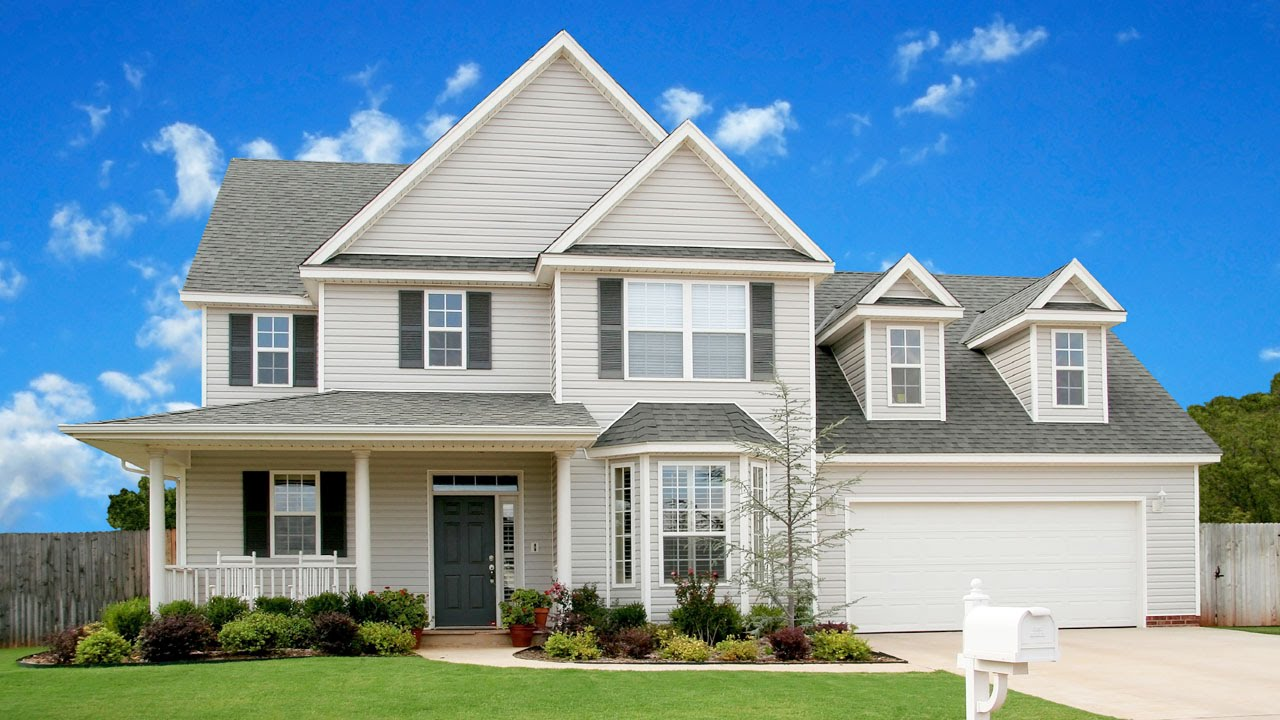
#> input picture Lab4/Data/house.jpg, 1280 x 720 px, found by its file name
$ jupyter execute Lab4_interestpoints_Correction.ipynb   (older library calls are emulated)
#> lines starting #> are read from the running program, lines starting #| are printed output that depends on the picture; after the words box and inside, x2 and y2 are one past the last pixel; in counts of white or black regions, pixels touching at a corner belong together
<center></center>

<h6><center></center></h6>

<h1>
<hr style=" border:none; height:3px;">
<center>TP4 : Detecteur de Harris </center>
<hr style=" border:none; height:3px;">
</h1>

L'objectif de ce TP est de mettre au point votre propre détecteur de points d'intérêts en suivant la méthode de Harris (c.f. cours).

## Exercice 1 : calcul du critère de Harris
Il s'agit ici d'écrire une fonction ou un ensemble de fonctions permettant de renvoyer la carte des coins de Harris $ H = det C - \alpha (trace C)^{2}$ à partir d'une image donnée et pour une échelle donnée (taille de la fenêtre). On prendra $\alpha = 0.04$.

### Etape 1
Calcul de $I_{x}$ et $I_{y}$ gradient en $x$ et en $y$ d'une image lissée à l'aide de l'opérateur de Sobel.

[cell 1]
import numpy as np
from matplotlib import pyplot as plt
import cv2


def loadImagebis(src):
#> called with src = './Data/house.jpg'
    img=cv2.imread(src,1)
#> img is the input picture: shape (720, 1280, 3); mean B, G, R 169.4, 151.2, 118.4
    rgb = cv2.cvtColor(img, cv2.COLOR_BGR2RGB)
    plt.imshow(rgb,interpolation='nearest')
    plt.show()
    return img

img = loadImagebis('./Data/house.jpg')

[cell 2]
img_gray = cv2.cvtColor(img, cv2.COLOR_BGR2GRAY)

[cell 3]
sobelx = cv2.Sobel(img_gray,cv2.CV_64F,1,0,ksize=5)
sobely = cv2.Sobel(img_gray,cv2.CV_64F,0,1,ksize=5)

[cell 4]
plt.subplot(1,2,1),plt.imshow(sobelx,cmap = 'gray')
plt.title('Sobel X'), plt.xticks([]), plt.yticks([])
plt.subplot(1,2,2),plt.imshow(sobely,cmap = 'gray')
plt.title('Sobel Y'), plt.xticks([]), plt.yticks([])
plt.show()

### Etape 2
Calcul de $I_{x}^{2}$, $I_{y}^{2}$ et $I_{xy}= I_{x} \times I_{y}$

[cell 5]
Ixx =np.multiply(sobelx,sobelx)
Iyy =np.multiply(sobely, sobely)
Ixy=np.multiply(sobelx, sobely)
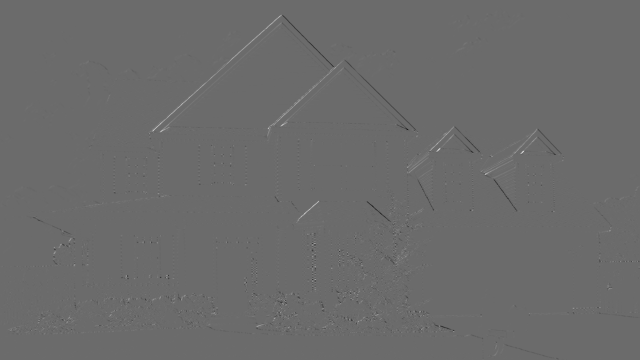
#> Ixy: shape (720, 1280) float64 (shown at 1/2 size); min -35175107, max 48272204, mean 12192.8; drawn with min black and max white

[cell 6]
plt.subplot(1,3,1),plt.imshow(Ixx,cmap = 'gray')
plt.title('Ixx'), plt.xticks([]), plt.yticks([])
plt.subplot(1,3,2),plt.imshow(Iyy,cmap = 'gray')
plt.title('Iyy'), plt.xticks([]), plt.yticks([])
plt.subplot(1,3,3),plt.imshow(Ixy,cmap = 'gray')
plt.title('Ixy'), plt.xticks([]), plt.yticks([])
plt.show()

### Etape 3
Lisser avec un filtre gaussien de taille $N$ chacune des images précédentes.

[cell 7]
Ixx_filtered = cv2.GaussianBlur(Ixx,(5,5),0.5)
Iyy_filtered = cv2.GaussianBlur(Iyy,(5,5),0.5)
Ixy_filtered = cv2.GaussianBlur(Ixy,(5,5),0.5)

[cell 8]
plt.subplot(1,3,1),plt.imshow(Ixx_filtered,cmap = 'gray')
plt.title('Ixx'), plt.xticks([]), plt.yticks([])
plt.subplot(1,3,2),plt.imshow(Iyy_filtered,cmap = 'gray')
plt.title('Iyy'), plt.xticks([]), plt.yticks([])
plt.subplot(1,3,3),plt.imshow(Ixy_filtered,cmap = 'gray')
plt.title('Ixy'), plt.xticks([]), plt.yticks([])
plt.show()

### Etape 4
En chaque pixel, calculer la fonction de Harris :$ H = det C - \alpha (trace C)^{2}$ avec $\alpha = 0.04$

[cell 9]
k = 0.04

# determinant
detA = Ixx * Iyy - Ixy ** 2
#> detA: shape (720, 1280) float64; every value is 0
# trace
traceA = Ixx + Iyy

harris_response =detA - k * traceA ** 2
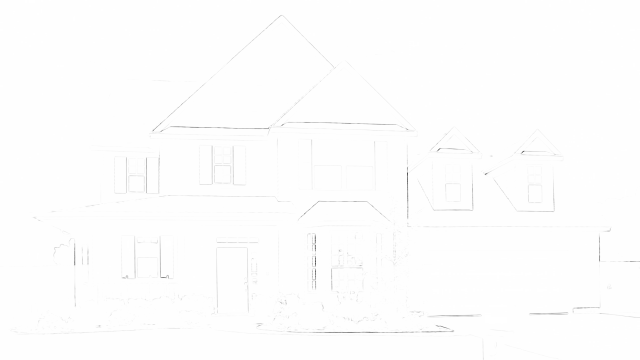
#> harris_response: shape (720, 1280) float64 (shown at 1/2 size); min -4.11e+14, max 0, mean -1.26e+12; drawn with min black and max white

Appliquer sur l'image de maison et afficher l'image $H$.

[cell 10]
plt.imshow(harris_response,cmap = 'gray')
plt.show()

## Exercice 2 : détection des coins

Il s'agit ici de mettre en place les fonctions pour détecter les coins à partir de la carte des coins construite dans la partie précédente.

Ecrire une fonction permettant de binariser la carte des coins par une opération de seuillage.

[cell 11]
# Threshold the image
ratio = .2 # Number to tweak
thresh = abs(harris_response) > ratio * abs(harris_response).max()
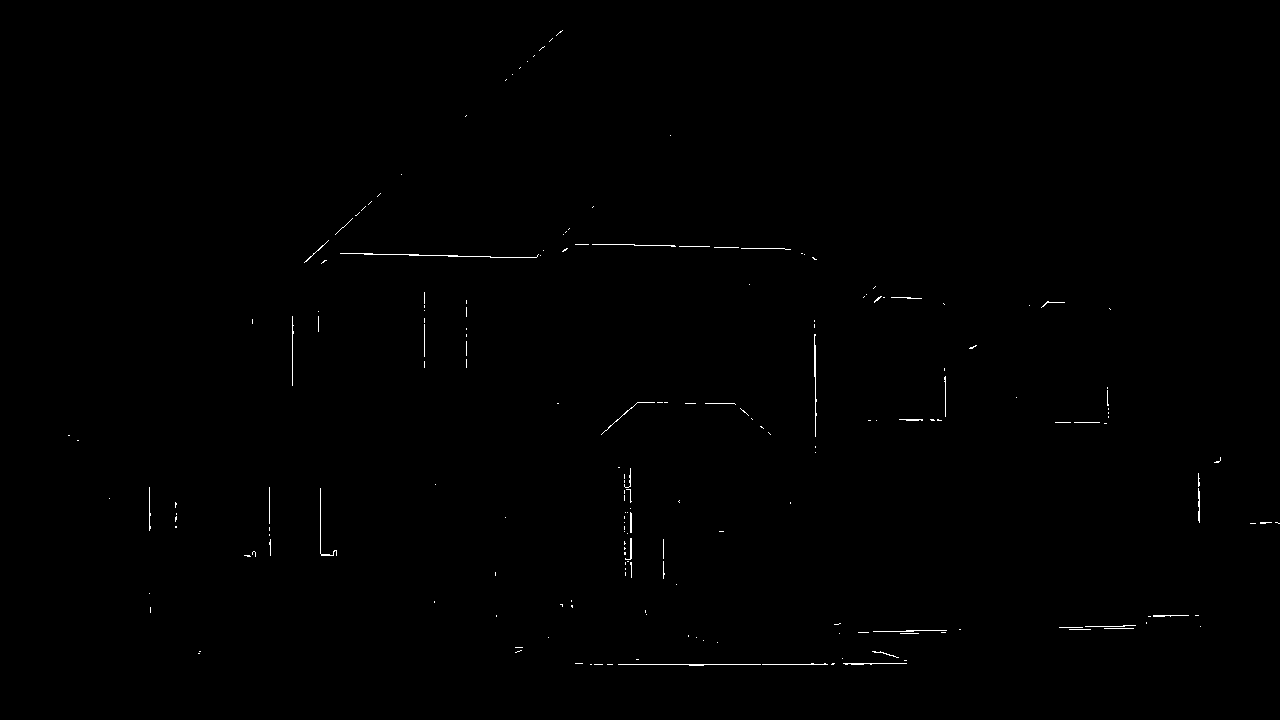
#> thresh: shape (720, 1280) bool; 0.3% white in thin lines or dots, all inside (x1, y1, x2, y2) = (68, 30, 1280, 666)
plt.imshow(thresh, cmap='gray')
plt.title('Thresholded Image')
plt.axis('off')

Ecrire une fonction permettant d'extraire les maxima locaux sur un voisinage $3 \times 3$ (mettre à 0 dans l'image binarisée tous les points  dont la valeur n'est pas supérieure à celle des 8 voisins )

[cell 12]
# Compute non-maximal supression

# Get the indexes of the non zero values
non_zero_cords = np.nonzero(thresh)
#> non_zero_cords = 2765 positions, rows 30 to 665, columns 68 to 1279

# Tupled Co-ordinates
tuple_cords = [(i, j) for i,j in zip(non_zero_cords[0], non_zero_cords[1])]
#> tuple_cords = 2765 pairs, first value 30 to 665, second value 68 to 1279
# Values at the these co-ordinates
values = [abs(harris_response)[i, j] for i, j in tuple_cords]
#> values = 2765 values, max 4.11e+14 at index 1461, min 8.22e+13 at index 689, mean 1.41e+14
# Sort the co-ordinates based on the R values
sorted_cords = [tuple_cords[i] for i in np.argsort(values)[::-1]]
#> sorted_cords has the same summary as tuple_cords
# Set Distance to perform non-maximal supression
# Any point with this distance of an
# already selected point will be suppressed
distance = 10 # Number to tweak
# List to hold the cords after NMS
nms_cords = []
nms_cords.append(sorted_cords[0])
for cord in sorted_cords:
    for nms_cord in nms_cords:
        if abs(cord[0]-nms_cord[0]) < distance and abs(cord[1]-nms_cord[1]) < distance:
            break
    else:
        nms_cords.append(cord)
#> this loop made 2765 passes
#> cord on passes 1 to 3: (491, 630), (496, 630), (481, 630)
#> after the loop, nms_cords = 244 pairs, first value 33 to 664, second value 69 to 1271
print("Number of points detected before NMS = {} ".format(sum(thresh)))
#> (printed output is left out)
print("Number of points detected after NMS = {} ".format(len(nms_cords)))
#| Number of points detected after NMS = 244

Ecrire une fonction permettant d'afficher les points détectés en dessinant un rond bleu en chaque point sur l'image originale.

[cell 13]
# Draw the image with the detected corners
for nms_cord in nms_cords:
    cv2.circle(img, (nms_cord[1], nms_cord[0]), 4, (255, 0, 0), -1)
#> this loop made 244 passes
#> nms_cord on passes 1 to 3: (491, 630), (481, 630), (299, 877)
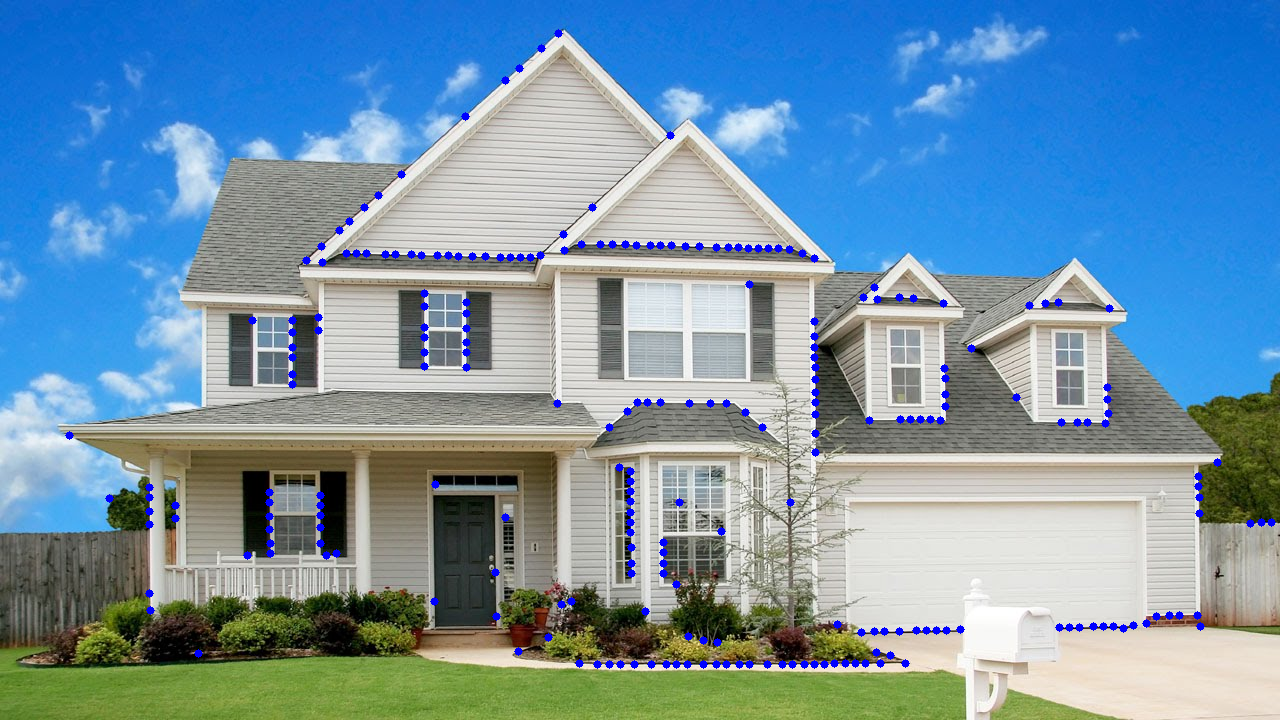
#> img: shape (720, 1280, 3); mean B, G, R 170.8, 149.3, 116.5
plt.imshow(cv2.cvtColor(img, cv2.COLOR_BGR2RGB))
plt.title('Input Image with detected features')
plt.axis('off')

$ run again, with Lab4/Data/IMG_20180323_172717.jpg copied over Lab4/Data/house.jpg
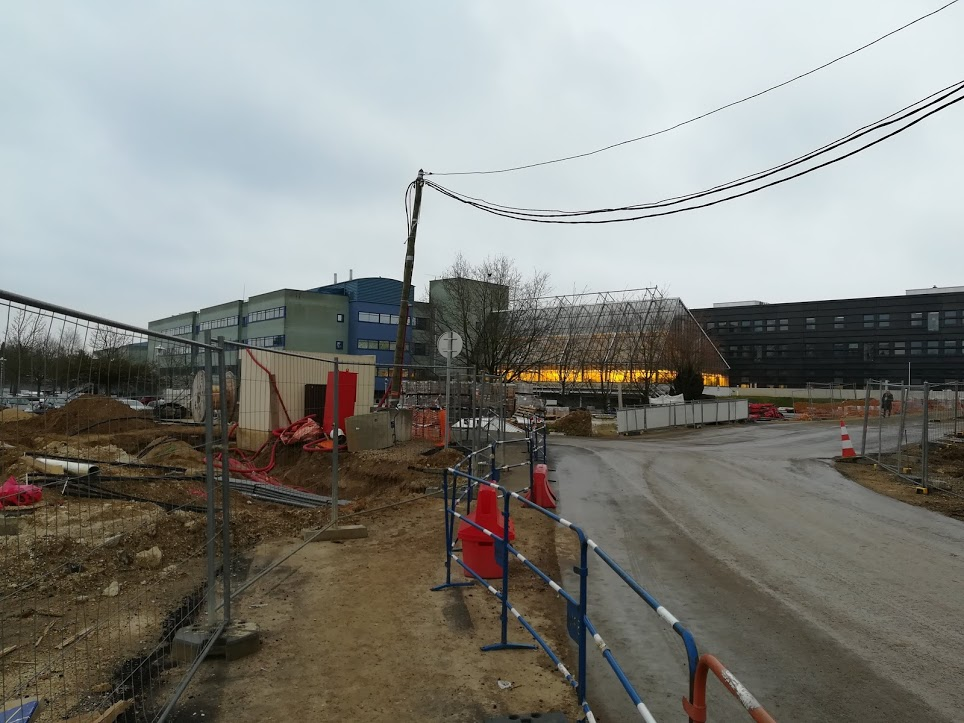
#> input picture Lab4/Data/IMG_20180323_172717.jpg, 964 x 723 px, found by its file name
#> in loadImagebis, img is the input picture: shape (723, 964, 3); mean B, G, R 128.8, 133.9, 133
#> detA: shape (723, 964) float64; every value is 0
#> `thresh = abs(harris_response) > ratio * abs(harris_response).max()`:
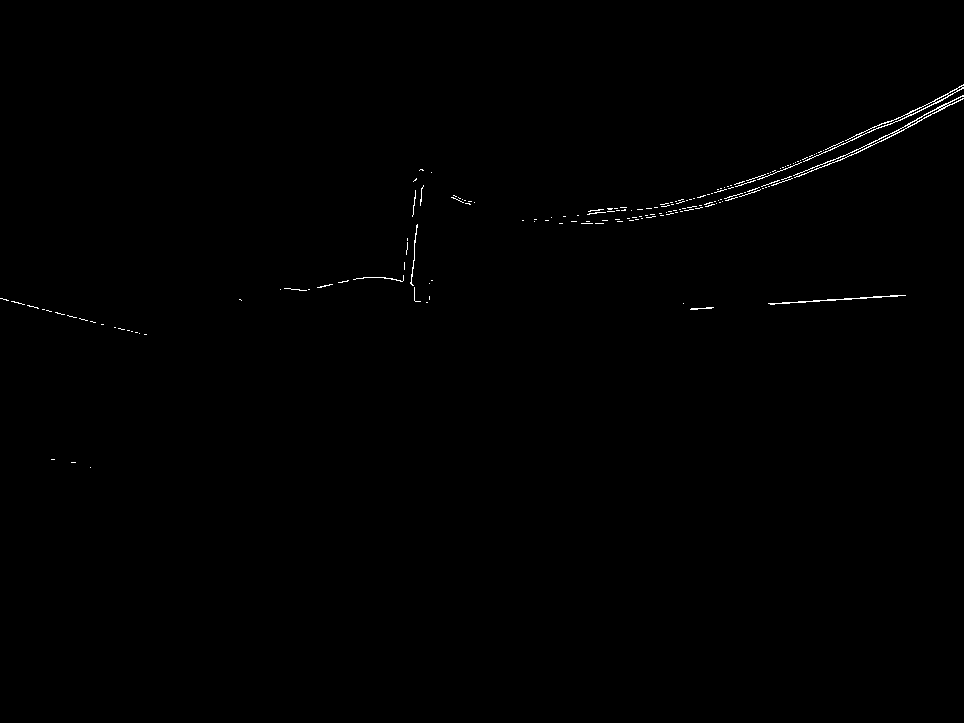
#> thresh: shape (723, 964) bool; 0.33% white in thin lines or dots, all inside (x1, y1, x2, y2) = (0, 84, 964, 468)
#> non_zero_cords = 2266 positions, rows 84 to 467, columns 0 to 963
#> tuple_cords = 2266 pairs, first value 84 to 467, second value 0 to 963
#> values = 2266 values, max 6.84e+14 at index 88, min 1.37e+14 at index 1352, mean 2.58e+14
#> sorted_cords has the same summary as tuple_cords
#> the loop `for cord in sorted_cords:` made 2266 passes
#> cord on passes 1 to 3: (99, 942), (97, 940), (96, 942)
#> after the loop `for cord in sorted_cords:`: nms_cords = 110 pairs, first value 85 to 467, second value 4 to 962
#| Number of points detected before NMS = [ 1  1  1  1  1  1  2  1  1  0  0  1  1  1  2  1  1  1  2  1  1  1  1  1
#|   1  0  0  1  1  2  1  1  1  1  1  1  1  2  1  0  0  0  1  1  1  0  1  1
#|   1  1  1  2  1  1  1  1  1  2  1  1  1  1  1  1  1  0  0  1  1  1  1  2
#|   2  2  2  2  1  0  0  1  1  1  1  1  1  1  1  1  0  0  2  1  1  1  1  1
#|   0  0  0  0  0  1  1  1  0  0  0  0  0  0  0  0  0  0  1  1  0  0  1  1
#|   1  1  1  1  1  0  0  1  1  1  0  1  1  0  0  1  1  1  0  1  0  0  0  0
#> (further printed lines are left out)
#| Number of points detected after NMS = 110
#> the loop `for nms_cord in nms_cords:` made 110 passes
#> nms_cord on passes 1 to 8: (99, 942), (97, 959), (111, 912), (109, 940), (85, 962), (125, 911), (125, 885), (132, 898)
#> `[cell 13] # Draw the image with the detected corners for nms_cord in n..`:
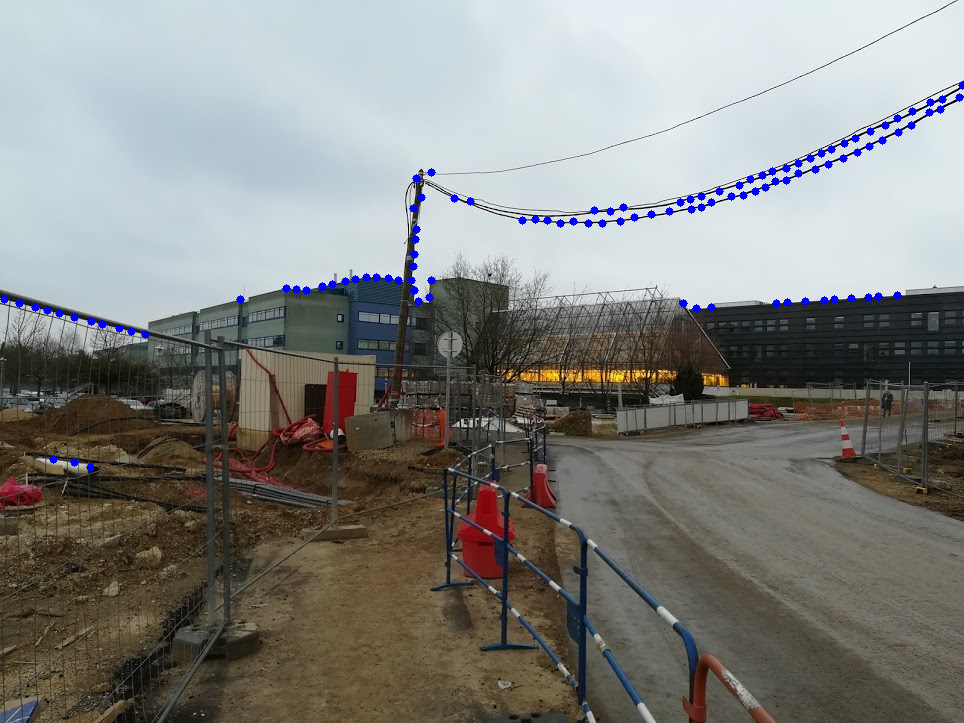
#> shown: shape (723, 964, 3); mean R, G, B 131.9, 132.7, 129.6
